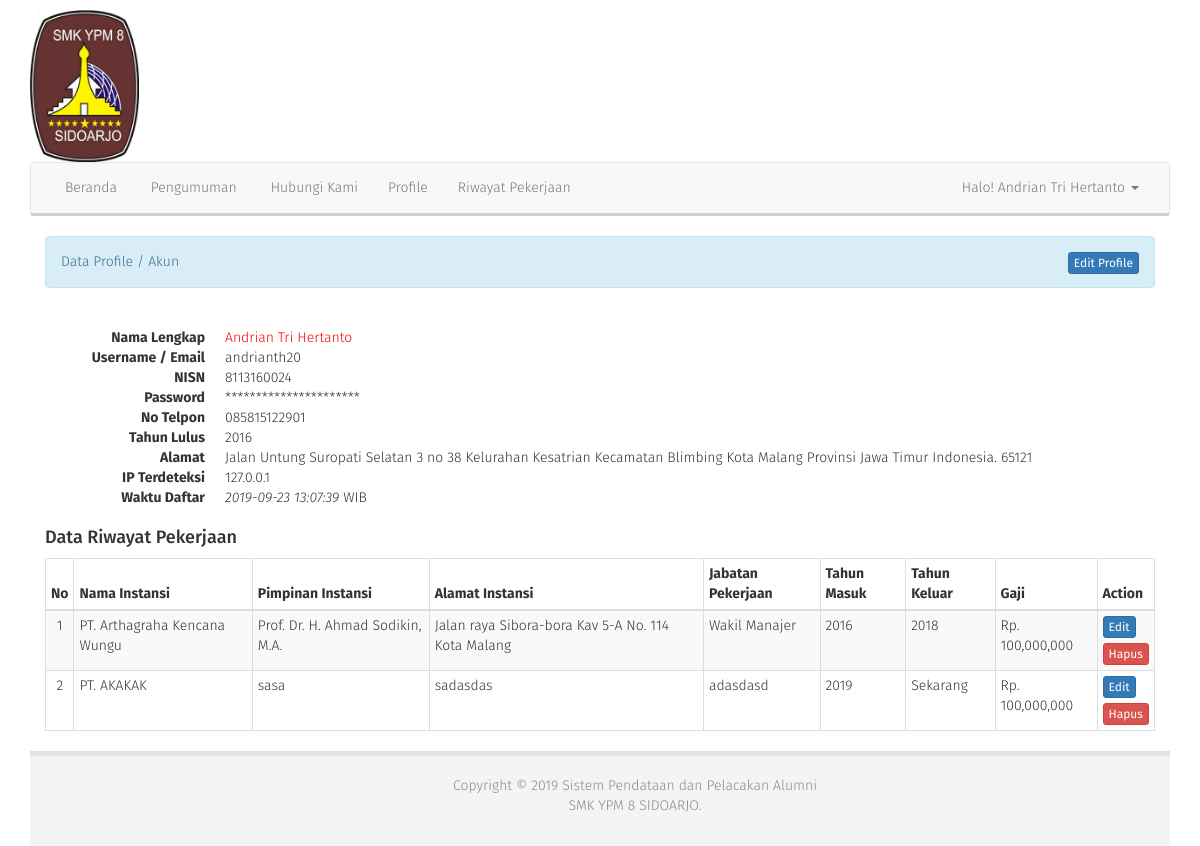
/tracer/index.php?view=profile (signed in), run on the app's committed database.
### tables this page shows
CREATE TABLE `rb_lk_tracer_menu` (
  `id` int(11) NOT NULL,
  `id_parent` int(11) NOT NULL,
  `nama_menu` varchar(64) DEFAULT NULL,
  `icon` varchar(64) DEFAULT NULL,
  `link` varchar(100) DEFAULT NULL,
  `aktif` enum('Ya','Tidak') DEFAULT NULL,
  `position` enum('Top','Bottom') DEFAULT NULL,
  `urutan` int(5) DEFAULT NULL
);

CREATE TABLE `rb_humas_traceralumni` (
  `id_traceralumni` int(11) NOT NULL,
  `id_identitas_sekolah` int(11) NOT NULL,
  `nama` varchar(255) NOT NULL,
  `username` varchar(32) DEFAULT NULL,
  `password` varchar(100) DEFAULT NULL,
  `ip_address` varchar(64) DEFAULT NULL,
  `nisn` varchar(11) NOT NULL,
  `tahun_lulus` year(4) NOT NULL,
  `alamat` text NOT NULL,
  `email` varchar(255) DEFAULT NULL,
  `no_hp` varchar(50) DEFAULT NULL,
  `keterangan` text DEFAULT NULL,
  `waktu_input` datetime NOT NULL
);

CREATE TABLE `rb_lk_riwayat_tracer` (
  `id_riwayat` int(11) NOT NULL,
  `id_traceralumni` int(11) NOT NULL,
  `nama` varchar(100) NOT NULL,
  `pimpinan` varchar(100) NOT NULL,
  `alamat` varchar(200) NOT NULL,
  `jabatan` varchar(100) NOT NULL,
  `tahun_masuk` varchar(4) NOT NULL,
  `tahun_keluar` varchar(4) NOT NULL,
  `gaji` decimal(14,2) NOT NULL,
  `status` varchar(16) NOT NULL,
  `keterangan` text NOT NULL
);

### tracer/config/library.php (called while the page is built, shortened)
<?php
function rupiah($total){
      if(is_numeric($total)==false){
        return 0;
      }elseif(trim($total)!=''){
        return number_format($total,0);
      }elseif(trim($total)==''){
        return 0;
      }else{
        return 0;
      }
    }
?>

### tracer/view_profile.php (the view, shortened to what this page needs)
<?php
if ($_GET['halaman']=='') {
  echo "<div class='alert alert-info'>Data Profile / Akun <a class='btn btn-xs btn-primary pull-right' href='index.php?view=profile&halaman=edit'>Edit Profile</a></div><br>";
    $cl = mysqli_fetch_array(mysqli_query($koneksi,"SELECT * FROM rb_humas_traceralumni where id_traceralumni='$_SESSION[id]'"));
  echo "<dl class='dl-horizontal'>
            <dt>Nama Lengkap</dt>         <dd style='color:red'>$cl[nama]</dd>
            <dt>Username / Email</dt>     <dd>$cl[username]</dd>
            <dt>NISN</dt>                 <dd>$cl[nisn]</dd>
            <dt>Password</dt>             <dd>**********************</dd>
            <dt>No Telpon</dt>            <dd>$cl[no_hp]</dd>
            <dt>Tahun Lulus</dt>          <dd>$cl[tahun_lulus]</dd>
            <dt>Alamat</dt>               <dd>$cl[alamat]</dd>
            <dt>IP Terdeteksi</dt>        <dd>$_SERVER[REMOTE_ADDR]</dd>
            <dt>Waktu Daftar</dt>         <dd><i>$cl[waktu_input]</i> WIB</dd>
        </dl>";
        echo "
        <h4 style='margin-top: 20px'>Data Riwayat Pekerjaan</h4>
        <table id='example1' class='table table-condensed table-bordered table-striped'>
          <thead>
              <tr>
                  <th style='width:20px'>No</th>
                  <th>Nama Instansi</th>
                  <th>Pimpinan Instansi</th>
                  <th>Alamat Instansi</th>
                  <th>Jabatan Pekerjaan</th>
                  <th>Tahun Masuk</th>
                  <th>Tahun Keluar</th>
                  <th>Gaji</th>
                  <th>Action</th>
              </tr>
          </thead>
          <tbody>";
              $datas = mysqli_query($koneksi,"SELECT * FROM rb_lk_riwayat_tracer WHERE id_traceralumni = '$_SESSION[id]'");
              $no = 1;
              foreach ($datas as $r) {
              echo "<tr>
                      <td style='text-align: center;'>$no</td>
                      <td>$r[nama]</td>
                      <td>$r[pimpinan]</td>
                      <td>$r[alamat]</td>
                      <td>$r[jabatan]</td>
                      <td>$r[tahun_masuk]</td>";
                      if ("$r[tahun_keluar]" === '0') {
                          echo "<td>Sekarang</td>";
                      } else {
                          echo "<td>$r[tahun_keluar]</td>";
                      }
                      echo "<td>Rp. ".rupiah($r['gaji'])."</td>";
                      echo "<td>
                        <a class='btn btn-xs btn-primary' href='index.php?view=profile&halaman=riwayat&id=".$r['id_riwayat']."'>Edit</a><br/>
                        <a style='margin-top: 5px;' class='btn btn-xs btn-danger' href='index.php?view=profile&halaman=hapus&id=".$r[id_riwayat]."' onclick=\"return confirm('Apakah anda Yakin Data ini Dihapus?')\">Hapus</a>
                      </td>
                  </tr>";
              $no++;
              }
          echo "</tbody>
      </table>";
} else if ($_GET['halaman']=='edit') {
  if (isset($_POST['update'])){
      if (trim($_POST['d'])==''){
          $query = mysqli_query($koneksi, "UPDATE rb_humas_traceralumni SET
                                       nama = '$_POST[a]',
                                       username = '$_POST[b]',
                                       nisn = '$_POST[e]',
                                       tahun_lulus = '$_POST[f]',
                                       alamat = '$_POST[g]',
                                       no_hp = '$_POST[c]' where id_traceralumni='$_POST[id]'");
      }else{
          $query = mysqli_query($koneksi, "UPDATE rb_humas_traceralumni SET
                                        nama = '$_POST[a]',
                                        username = '$_POST[b]',
                                        nisn = '$_POST[e]',
                                        tahun_lulus = '$_POST[f]',
                                        alamat = '$_POST[g]',
                                        no_hp = '$_POST[c]',
                                        password = '".md5($_POST[d])."' where id_traceralumni = '$_POST[id]'");
      }
      if ($query){
        echo "<script>document.location='index.php?view=profile&sukses';</script>";
      }else{
        echo "<script>document.location='index.php?view=profile&gagal';</script>";
      }
  }
  $s = mysqli_fetch_array(mysqli_query($koneksi,"SELECT * FROM rb_humas_traceralumni where id_traceralumni = '$_SESSION[id]'"));
  echo "<div class='alert alert-info'>Edit Profile / Akun</div><br>
  	<form method='POST' class='form-horizontal' action='' enctype='multipart/form-data'>
        <div class='col-md-12'>
          <table class='table table-condensed'>
          <tbody>
            <input type='hidden' name='id' value='$s[id_traceralumni]'>
            <tr>
              <th width='140px' scope='row'>Nama Lengkap</th>
              <td><input type='text' class='form-control' name='a' value='$s[nama]'> </td>
            </tr>
            <tr>
              <th scope='row'>Username / Email</th>
              <td><input type='text' class='form-control' name='b' value='$s[username]' onkeyup=\"nospaces(this)\"> </td>
            </tr>
            <tr>
              <th scope='row'>Password</th>
              <td><input type='password' class='form-control' name='d'><small><i>Biarkan Kosong jika tidak diubah!</i></small></td>
            </tr>
            <tr>
              <th scope='row'>No Telpon</th>
              <td><input type='number' class='form-control' name='c' value='$s[no_hp]'> </td>
            </tr>
            <tr>
              <th scope='row'>NISN</th>
              <td><input type='number' class='form-control' name='e' value='$s[nisn]'> </td>
            </tr>
            <tr>
              <th scope='row'>Tahun Lulus</th>
              <td><input type='number' class='form-control' name='f' value='$s[tahun_lulus]'> </td>
            </tr>
            <tr>
              <th scope='row'>Alamat</th>
              <td><textarea class='form-control' name='g'>$s[alamat]</textarea></td>
            </tr>
          </tbody>
          </table>
        </div>
        <div class='box-footer'>
            <button type='submit' name='update' class='btn btn-info'>Update</button>
            <a href='index.php?view=profile'><button type='button' class='btn btn-default pull-right'>Cancel</button></a>
        </div>
    </form>";
} else if ($_GET['halaman']=='riwayat') {
  if (isset($_POST['edit'])) {
    $query = mysqli_query($koneksi, "UPDATE rb_lk_riwayat_tracer SET
                                       tahun_masuk = '$_POST[a]',
                                       tahun_keluar = '$_POST[b]',
                                       gaji = '$_POST[c]' WHERE id_riwayat = '$_POST[riwayat]' AND id_traceralumni='$_POST[id]'");
  echo "<script>document.location='index.php?view=profile&sukses';</script>";
}
  $s = mysqli_fetch_array(mysqli_query($koneksi,"SELECT * FROM rb_lk_riwayat_tracer WHERE id_riwayat = '$_GET[id]' AND id_traceralumni = '$_SESSION[id]'"));
  echo "<div class='alert alert-info'>Edit Profile / Akun</div><br>
  	<form method='POST' class='form-horizontal' action='' enctype='multipart/form-data'>
        <div class='col-md-12'>
          <table class='table table-condensed'>
          <tbody>
            <input type='hidden' name='riwayat' value='$s[id_riwayat]'>
            <input type='hidden' name='id' value='$s[id_traceralumni]'>
            <tr>
              <th width='140px' scope='row'>Tahun Masuk</th>
              <td><input type='number' min='1900' max='2099' class='form-control' name='a' value='$s[tahun_masuk]'> </td>
            </tr>
            <tr>
              <th scope='row'>Tahun Keluar</th>
              <td><input type='number' max='2099' class='form-control' name='b' value='$s[tahun_keluar]' ><small><i>*Isikan dengan angka (0) jika masih bekerja</i></small></td>
            </tr>
            <tr>
              <th scope='row'>Gaji</th>
              <td><input type='number' class='form-control' name='c' value='$s[gaji]'><small><i>isi dengan nominal langsung</i></small></td>
            </tr>
          </tbody>
          </table>
        </div>
        <div class='box-footer'>
            <button type='submit' name='edit' class='btn btn-info'>Update</button>
            <a href='index.php?view=profile'><button type='button' class='btn btn-default pull-right'>Cancel</button></a>
        </div>
    </form>
    <br/><br/>";
} else if ($_GET['halaman']=='hapus') {
  $hapus = mysqli_query($koneksi, "DELETE FROM rb_lk_riwayat_tracer WHERE id_riwayat = '$_GET[id]' OR id_traceralumni='$_POST[id]'");
}
?>

### tracer/menu.php (shortened to what this page needs)
<ul class="nav navbar-nav">
<?php
  $menu = mysqli_query($koneksi, "SELECT * FROM rb_lk_tracer_menu where id_parent='0' AND aktif='Ya' ORDER BY urutan ASC");
  while($dataMenu = mysqli_fetch_assoc($menu)){
    $menu_id = $dataMenu['id'];
    $submenu = mysqli_query($koneksi, "SELECT * FROM rb_lk_tracer_menu WHERE id_parent='$menu_id' AND aktif='Ya' ORDER BY urutan ASC");
    if(mysqli_num_rows($submenu) == 0){
      echo '<li><a href="'.$dataMenu['link'].'"><i class="glyphicon glyphicon-'.$dataMenu['icon'].'"></i> '.$dataMenu['nama_menu'].'</a></li>';
    }
  }
  if ($_SESSION['level']!='Calon'){
    echo "<li><a href='login.ta'> Login</a></li>
          <li><a href='register.ta'> Register</a></li>";
  }else{
    echo "<li><a href='index.php?view=profile'> Profile</a></li>";
    echo "<li><a href='index.php?view=riwayat'> Riwayat Pekerjaan</a></li>";
  }
echo "</ul>";
if ($_SESSION['level']=='Calon'){
  $ce = mysqli_fetch_array(mysqli_query($koneksi,"SELECT * FROM rb_humas_traceralumni where id_traceralumni = '$_SESSION[id]'"));
  echo "<ul class='nav navbar-nav navbar-right'>
  <li class='dropdown'>
    <a href='#' class='dropdown-toggle' data-toggle='dropdown' role='button' aria-haspopup='true' aria-expanded='false'>Halo! $ce[nama] <span class='caret'></span></a>
    <ul class='dropdown-menu'>
      <li><a href='index.php?view=profile'>Profile Anda</a></li>
      <li><a href='logout.php'>Logout</a></li>
    </ul>
  </li>
  </ul>";
}
?>

### tracer/asset/css/style.css (style rules this page uses)
body { background-color: #fff; background-position: top center; background-repeat: repeat; background-attachment: fixed; margin-top:10px; }

### tracer/asset/css/blue.css (style rules this page uses)
body { font-family: "Fira Sans",Arial,sans-serif; font-weight: 300; color:#333; }
a { color: #3e3e3e; }

### data on the page
rb_lk_tracer_menu: nama_menu "Beranda"
rb_lk_tracer_menu: nama_menu "Pengumuman"
rb_lk_tracer_menu: nama_menu "Hubungi Kami"
rb_humas_traceralumni: nama "Andrian Tri Hertanto", username "andrianth20", nisn "8113160024", no_hp "085815122901", tahun_lulus "2016", alamat "Jalan Untung Suropati Selatan 3 no 38 Kelurahan Kesatrian Kecamatan Blimbing Kota Malang Provinsi Jawa Timur Indonesia. 65121", waktu_input "2019-09-23 13:07:39"
rb_lk_riwayat_tracer: nama "PT. Arthagraha Kencana Wungu", pimpinan "Prof. Dr. H. Ahmad Sodikin, M.A.", alamat "Jalan raya Sibora-bora Kav 5-A No. 114 Kota Malang", jabatan "Wakil Manajer", tahun_masuk "2016", tahun_keluar "2018", gaji "100,000,000"
rb_lk_riwayat_tracer: nama "PT. AKAKAK", pimpinan "sasa", alamat "sadasdas", jabatan "adasdasd", tahun_masuk "2019", tahun_keluar "Sekarang", gaji "100,000,000"

### other printed values
$_SERVER[REMOTE_ADDR] "127.0.0.1"
